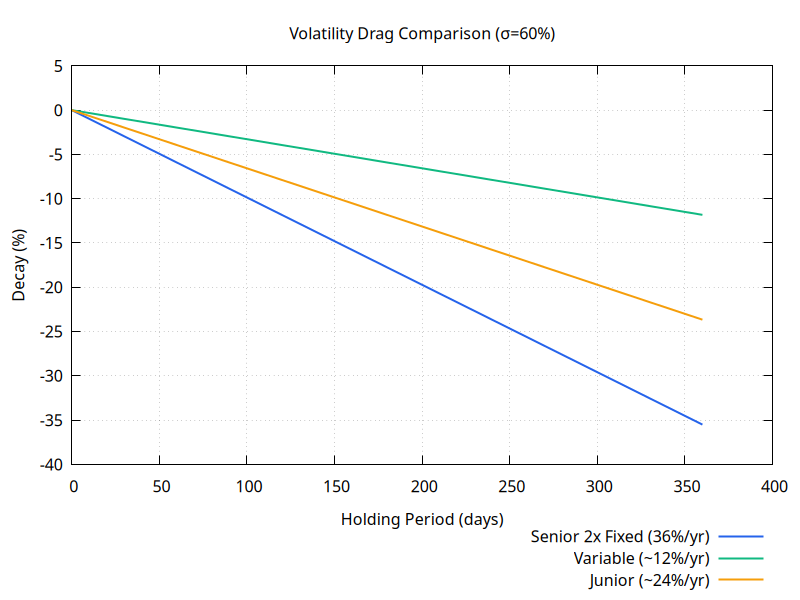

This chart was generated by the following gnuplot code:
set terminal pngcairo size 800,600 background "#ffffff"
set grid
set key bmargin
set style line 1 lc rgb "#2563eb" lw 2
set style line 2 lc rgb "#10b981" lw 2
set style line 3 lc rgb "#f59e0b" lw 2
set style line 4 lc rgb "#dc2626" lw 2
set style line 5 lc rgb "#8b5cf6" lw 2
set output "expected-decay-comparison.png"
set title "Volatility Drag Comparison (σ=60%)"
set xlabel "Holding Period (days)"
set ylabel "Decay (%)"
set yrange [-40:5]

plot '-' using 1:2 with lines ls 1 title 'Senior 2x Fixed (36%/yr)', \
     '-' using 1:2 with lines ls 2 title 'Variable (\~12%/yr)', \
     '-' using 1:2 with lines ls 3 title 'Junior (\~24%/yr)'
0  -0
30  -2.9589
60  -5.91781
90  -8.87671
120  -11.8356
150  -14.7945
180  -17.7534
210  -20.7123
240  -23.6712
270  -26.6301
300  -29.589
330  -32.5479
360  -35.5068
e
0  -0
30  -0.985092
60  -1.97018
90  -2.95528
120  -3.94037
150  -4.92546
180  -5.91055
210  -6.89564
240  -7.88073
270  -8.86583
300  -9.85092
330  -10.836
360  -11.8211
e
0  -0
30  -1.97146
60  -3.94293
90  -5.91439
120  -7.88586
150  -9.85732
180  -11.8288
210  -13.8003
240  -15.7717
270  -17.7432
300  -19.7146
330  -21.6861
360  -23.6576
e
